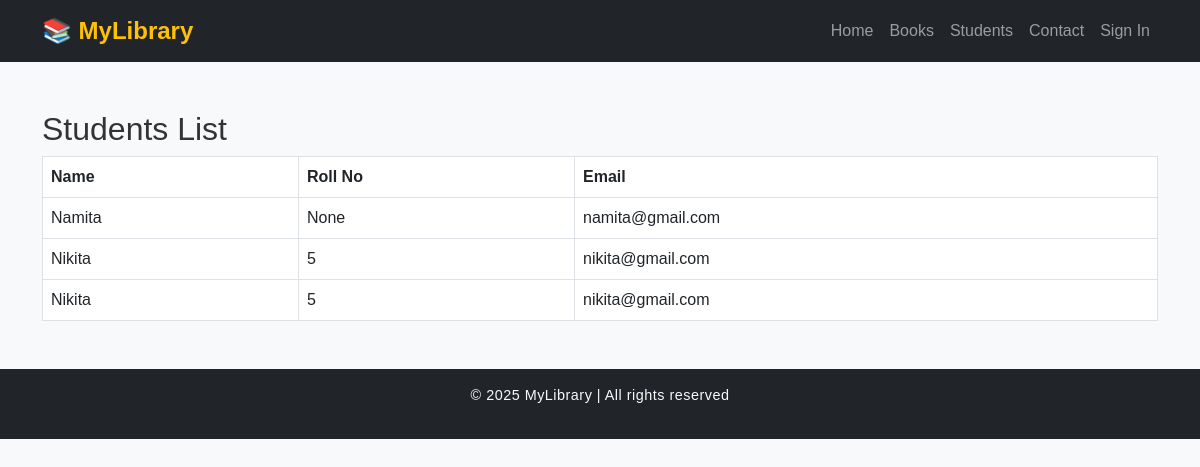
/students/, run on an earlier commit of the app's database.
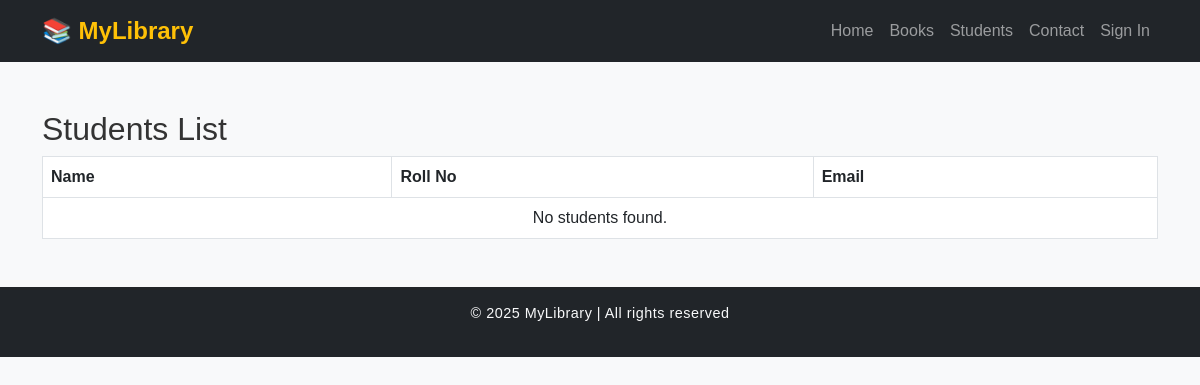
And on a later commit of the database.
### library/models.py (models this page shows, shortened)
class Student(models.Model):
    name = models.CharField(max_length=100)
    roll_no = models.CharField(max_length=20, null=True, blank=True)
    department = models.CharField(max_length=100)
    year = models.IntegerField()
    email = models.EmailField()

### library/views.py (the view)
# urls.py: path('students/', views.students, name="students"),
def students(request):
    students = Student.objects.all()
    return render(request, "library/students.html", {"students": students})

### library/templates/library/students.html (shortened to what this page needs)
{% extends "library/base.html" %}
{% block content %}
<div class="container mt-5">
  <h2>Students List</h2>
  <table class="table table-bordered">
    <thead>
      <tr>
        <th>Name</th>
        <th>Roll No</th>
        <th>Email</th>
      </tr>
    </thead>
    <tbody>
      {% for student in students %}
      <tr>
        <td>{{ student.name }}</td>
        <td>{{ student.roll_no }}</td>
        <td>{{ student.email }}</td>
      </tr>
      {% empty %}
      <tr>
        <td colspan="3" class="text-center">No students found.</td>
      </tr>
      {% endfor %}
    </tbody>
  </table>
</div>
{% endblock %}

What changed in the data, as far as the page shows it:
removed Student: name "Namita", roll_no "None", email "namita@gmail.com"
removed Student: name "Nikita", roll_no "5", email "nikita@gmail.com"
removed Student: name "Nikita", roll_no "5", email "nikita@gmail.com"
Also different on the page:
text now shown: "No students found."
